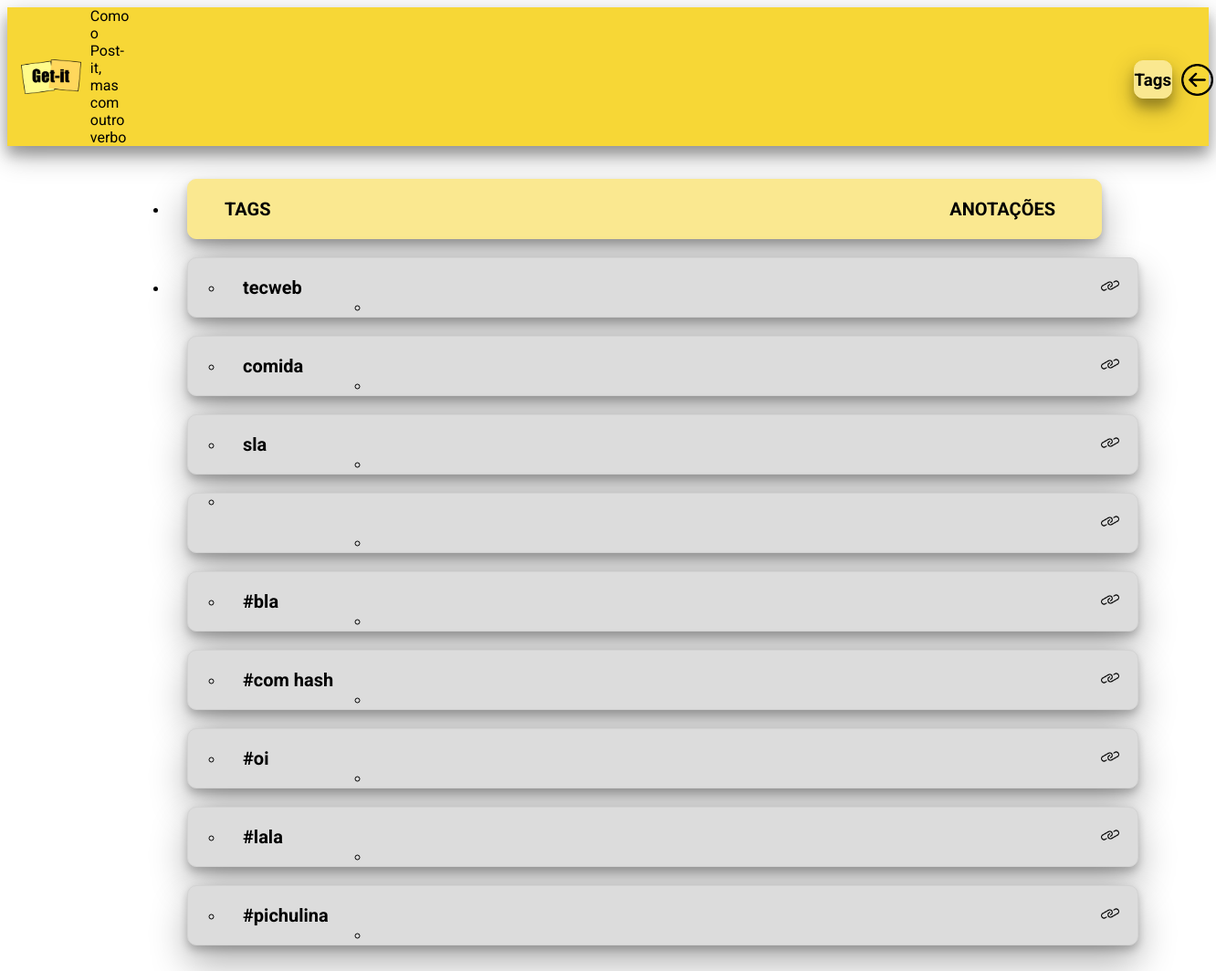
The app's page /tags/ with its own data.
### notes/models.py (models this page shows, shortened)
class Tags(models.Model):
    tag = models.TextField()

### notes/views.py (the view)
# urls.py: path('tags/', views.lista_tags, name='lista_tags'),
def lista_tags(request):
    tags = Tags.objects.all()
    return render(request, 'notes/lista_tags.html', {'tags': tags})

### notes/templates/notes/lista_tags.html
{% extends "notes/base.html" %}
{% load static %}
{% block content %}
<main class="container2">
  <ul>
    <li>
      <div class="linha3 divisoria2">
        <h1 class="tabela1">TAGS</h1>
        <h1 class="tabela2">ANOTAÇÕES</h1>
      </div>
    </li>
    <li>
      <div>
        {% for tag in tags %}
        <ul class="linha3 divisoria">
          <li ><h3 class="item">{{ tag.tag }}</h3></li>
          <li><a name="link_button"  href="/links/{{tag.id}}"><img class="link_img"  src="{% static 'notes/img/link.png' %}"></a></li>
        </ul>
        {% endfor %}
      </div>
    </li>
  </ul>
</main>
{% endblock %}

### notes/static/notes/css/getit.css (style rules this page uses)
html, body { font-family: "Roboto", sans-serif; }
.divisoria { margin: 20px; border: 0.5px solid #d3d3d3; width: 1000px; max-width: 95%; border-radius: 10px; background-color: #dcdcdc; box-shadow: 0 20px 40px rgba(0,0,0,0.30), 0 5px 10px rgba(0,0,0,0.22); }
.divisoria2 { margin: 20px; border: 0.5px solid #fae890; width: 1000px; max-width: 95%; border-radius: 10px; background-color: #fae890; box-shadow: 0 20px 40px rgba(0,0,0,0.30), 0 5px 10px rgba(0,0,0,0.22); }
.link_img { width: 20px; height: 20px; margin: 20px; justify-content: flex-end; margin-left: 800px; }
.item { justify-content: flex-start; margin-left: 20px; margin-top: 20px; font-size: 20px; }
.tabela1 { margin-left: 40px; margin-right: 500px; margin-bottom: 20px; margin-top: 20px; font-weight: bold; font-size: 20px; }
.tabela2 { margin-left: 40px; margin-bottom: 20px; margin-right: 50px; margin-top: 20px; font-weight: bold; font-size: 20px; }
.container2 { display: flex; flex-direction: row; flex-wrap: wrap; align-content: center; justify-content: center; margin-left: 80px; }
.linha3 { display: flex; flex-direction: row; justify-content: space-between; }

### records on screen
Tags: tag "tecweb"
Tags: tag "comida"
Tags: tag "sla"
Tags: tag "#bla"
Tags: tag "#com hash"
Tags: tag "#oi"
Tags: tag "#lala"
Tags: tag "#pichulina"
